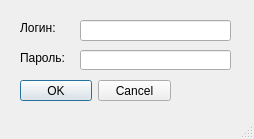
<?xml version="1.0" encoding="UTF-8"?>
<ui version="4.0">
 <class>MainWindow</class>
 <widget class="QMainWindow" name="MainWindow">
  <property name="geometry">
   <rect>
    <x>0</x>
    <y>0</y>
    <width>254</width>
    <height>139</height>
   </rect>
  </property>
  <property name="windowTitle">
   <string>MainWindow</string>
  </property>
  <widget class="QWidget" name="centralwidget">
   <widget class="QLabel" name="label">
    <property name="geometry">
     <rect>
      <x>20</x>
      <y>20</y>
      <width>51</width>
      <height>16</height>
     </rect>
    </property>
    <property name="text">
     <string>Логин:</string>
    </property>
   </widget>
   <widget class="QLineEdit" name="password">
    <property name="geometry">
     <rect>
      <x>80</x>
      <y>50</y>
      <width>151</width>
      <height>20</height>
     </rect>
    </property>
   </widget>
   <widget class="QLabel" name="label_2">
    <property name="geometry">
     <rect>
      <x>20</x>
      <y>50</y>
      <width>51</width>
      <height>16</height>
     </rect>
    </property>
    <property name="text">
     <string>Пароль:</string>
    </property>
   </widget>
   <widget class="QDialogButtonBox" name="okCancel">
    <property name="geometry">
     <rect>
      <x>20</x>
      <y>80</y>
      <width>151</width>
      <height>21</height>
     </rect>
    </property>
    <property name="autoFillBackground">
     <bool>false</bool>
    </property>
    <property name="standardButtons">
     <set>QDialogButtonBox::Cancel|QDialogButtonBox::Ok</set>
    </property>
    <property name="centerButtons">
     <bool>false</bool>
    </property>
   </widget>
   <widget class="QLabel" name="incorrect">
    <property name="geometry">
     <rect>
      <x>40</x>
      <y>110</y>
      <width>191</width>
      <height>16</height>
     </rect>
    </property>
    <property name="text">
     <string/>
    </property>
   </widget>
   <widget class="QLineEdit" name="login">
    <property name="geometry">
     <rect>
      <x>80</x>
      <y>20</y>
      <width>151</width>
      <height>21</height>
     </rect>
    </property>
   </widget>
  </widget>
  <widget class="QMenuBar" name="menubar">
   <property name="geometry">
    <rect>
     <x>0</x>
     <y>0</y>
     <width>254</width>
     <height>21</height>
    </rect>
   </property>
  </widget>
  <widget class="QStatusBar" name="statusbar"/>
 </widget>
 <resources/>
 <connections/>
</ui>
